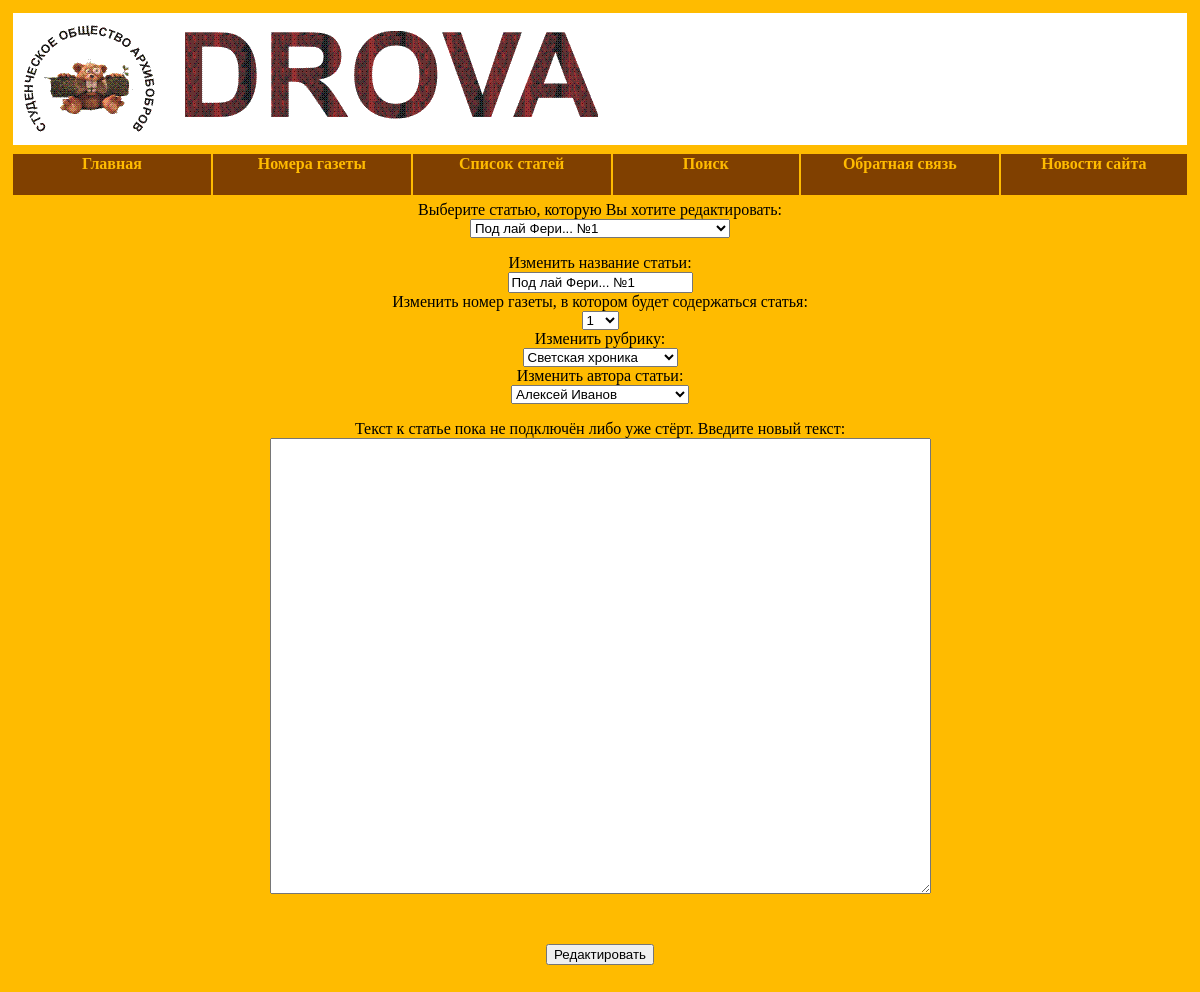
Screenshot of /editArticle147.php with the database file from the repository.
### tables this page shows
CREATE TABLE IF NOT EXISTS `ARTICLE` (
  `ID` int(11) NOT NULL,
  `CAPTION` varchar(80) NOT NULL,
  `AUTOR` int(11) DEFAULT NULL,
  `FILE` varchar(80) NOT NULL,
  `TYPE` int(11) DEFAULT NULL,
  `NUMBER` int(11) NOT NULL,
  PRIMARY KEY (`ID`)
);

CREATE TABLE IF NOT EXISTS `NUMBER` (
  `ID` int(11) NOT NULL,
  `NUMBER` int(11) DEFAULT NULL,
  `YEAR` int(11) NOT NULL,
  `PHOTO` int(11) NOT NULL,
  `LYRIC` int(11) NOT NULL,
  `MONTH` int(11) NOT NULL,
  PRIMARY KEY (`ID`)
);

CREATE TABLE IF NOT EXISTS `RUBRIC` (
  `ID` int(11) NOT NULL,
  `NAME` varchar(80) NOT NULL,
  `NAME_MANY` varchar(80) NOT NULL,
  PRIMARY KEY (`ID`)
);

CREATE TABLE IF NOT EXISTS `MEMBER` (
  `ID` int(11) NOT NULL,
  `NAME` varchar(80) NOT NULL,
  `SERNAME` varchar(80) NOT NULL,
  `STATUS` varchar(80) NOT NULL,
  PRIMARY KEY (`ID`)
);

### functions147.php (called while the page is built, shortened)
<?php
  function onBD (&$result, $table_name)
  {
    connect_to_DB ($conn);
    $database = "Newspaper6";
    mysqli_select_db ($conn, $database);
    $result = mysqli_query ($conn, "SELECT * FROM ".$table_name);
  }
?>

### editArticle147.php (the view, shortened to what this page needs)
<?php
  include "head.php";
  include "functions147.php";
  $i = 0;
  while($row = mysqli_fetch_array ($result))
    $i++;
  if ($i > 0)
  {
    onBD ($result, "ARTICLE");
    while ($row = mysqli_fetch_array ($result))
    {
      $temp = $row [0];
      break;
    }
  }
  else
    $temp = 1;
  if (!isset ($_GET ["articles"]))
    $ind = $temp;
  else
	$ind = $_GET ["articles"];
?>
<form method="post" name="form" action="<?php echo ("edit_article_in_DB147.php"); ?>"
  onsubmit="return overify(this)">
<p class="cent">
  <?php
    $i = 0;
    while ($row = mysqli_fetch_array($result))
      $i++;
    if ($i > 0)
    {
      echo "Выберите статью, которую Вы хотите редактировать:<br/>
        <select name='articles' size='1' id='ind' onchange='submitForm (\"editArticle147\")'>";
      onBD ($result, "ARTICLE");
      while($row = mysqli_fetch_array ($result))
      {
      	echo "<option value='".$row [0]."'";
        if ($row [0] == $ind)
          echo " selected";
        echo "/>".$row [1];
      }
      echo "</select></p>
        <div id = 'dest'>";
      onBD ($result, "ARTICLE");
      while ($row = mysqli_fetch_array ($result))
        if ($row [0] == $ind)
        {
          echo "<p class='cent'>
            Изменить название статьи:<br/>
            <input type='text' name='Name_article' wrap='virtual' value='".$row[1]."'><br/>
            Изменить номер газеты, в котором будет содержаться статья:<br/>
            <select name='numbers' size='1'>";
          onBD ($resultNumber, "NUMBER");
          while ($rowNumber = mysqli_fetch_array ($resultNumber))
          {
            echo "<option value='".$rowNumber [0]."'";
            if ($rowNumber [0] == $row [5])
              echo " selected";
            echo "/>".$rowNumber [0];
          }
          echo "</select><br/>
          Изменить рубрику:<br/>
          <select name='rubrics' size='1'>";
          onBD ($resultRubric, "RUBRIC");
          while($rowRubric = mysqli_fetch_array ($resultRubric))
          {
          	echo "<option value='".$rowRubric [0]."'";
            if ($rowRubric [0] == $row [4])
              echo " selected";
            echo "/>".$rowRubric [1];
          }
          echo "</select><br/>
          Изменить автора статьи:<br/>
          <select name='autors' size='1'>";
          onBD ($resultAutor, "MEMBER");
          while ($rowAutor = mysqli_fetch_array ($resultAutor))
          {
            echo "<option value='".$rowAutor [0]."'";
            if ($rowAutor [0] == $row [2])
              echo " selected";
            echo "/>".$rowAutor [1]." ".$rowAutor [2];
          }
          echo "</select></p>";
          if ($row [4] < 8 || $row [4] == 11)
          {
            if (file_exists("Article".$row [0].".txt"))
            {
          	  echo "<p class='cent'>
          	    Редактировать текст статьи:<br/>
                <textarea name='fileText' cols='80' rows='30'>";
              include "Article".$row [0].".txt";
            }
            else
          	  echo "<p class='cent'>
          	    Текст к статье пока не подключён либо уже стёрт. Введите новый текст:<br/>
              <textarea name='fileText' cols='80' rows='30'>";
            echo "</textarea></p><br/>";
          }
          echo "<p class='cent'><input type='submit' name='Edit' value='Редактировать'/></p>";
        }
        echo "</div>";
    }
    else
      echo "<p class='cent'>На данный момент статей в газете нет.</p>";
  ?>
</form>

### style.css (style rules this page uses)
.cent { text-align: center; }

### rows the page displays
article: Name_article "Под лай Фери... №1", numbers "1", rubrics "Светская хроника", autors "Алексей Иванов"

### other values shown
form field articles "Под лай Фери... №1"
